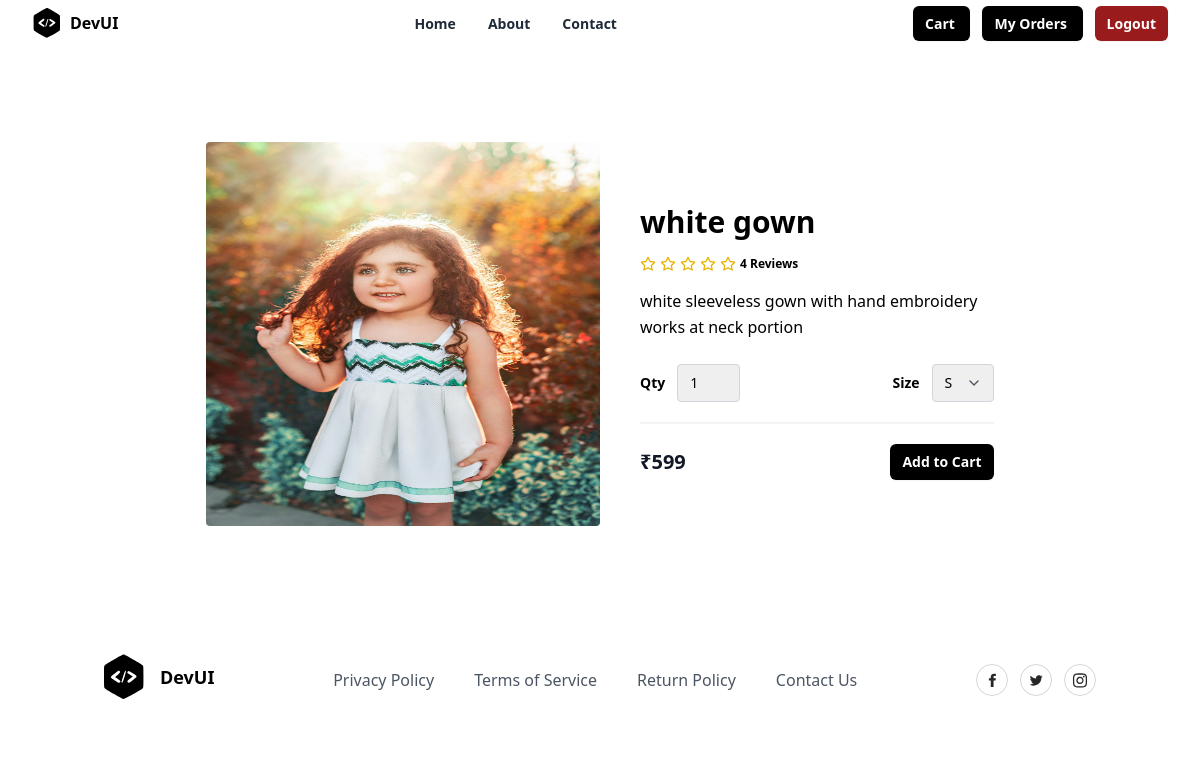
Page /product/3/ on the committed database.
### store/models.py (models this page shows, shortened)
class Product(models.Model):
    title = models.CharField(max_length=200)
    description = models.TextField(null=True, blank=True)
    size_object = models.ManyToManyField(Size)
    category_object = models.ForeignKey(Category, on_delete=models.CASCADE)
    brand_object = models.ForeignKey(Brand, on_delete=models.CASCADE)
    image = models.ImageField(upload_to='product_images', null=True, blank=True, default='product_images/default.jpg')
    price = models.PositiveIntegerField()
    tag_object=models.ManyToManyField(Tag)
    created_date = models.DateTimeField(auto_now_add=True)
    updated_date = models.DateTimeField(auto_now=True)
    is_active = models.BooleanField(default=True)

### store/views.py (the view)
# urls.py: path("product/<int:pk>/",views.ProductDetailView.as_view(),name="product-detail"),
class ProductDetailView(View):
    def get(self,request,*args,**kwargs):
        id=kwargs.get("pk")
        qs=Product.objects.get(id=id)
        return render(request,"product_detail.html",{"data":qs})

### store/templates/product_detail.html (shortened to what this page needs)
{%extends 'base.html'%}
{%block main_block%}
<section class="overflow-hidden">
    <form action="{%url 'add-to-cart' data.id%}" method="post">
    <div class="mx-auto max-w-5xl px-5 py-24">
      <div class="mx-auto flex flex-wrap items-center lg:w-4/5">
        <img
          alt="Nike Air Max 21A"
          class="h-64 w-full rounded object-fill lg:h-96 lg:w-1/2"
          src="{{data.image.url}}"
        />
        <div class="mt-6 w-full lg:mt-0 lg:w-1/2 lg:pl-10">
          <h1 class="my-4 text-3xl font-semibold text-black"> {{data.title}}</h1>
          <div class="my-4 flex items-center">
            <span class="flex items-center space-x-1">
              <span class="ml-3 inline-block text-xs font-semibold">
                4 Reviews
              </span>
            </span>
          </div>
          <p class="leading-relaxed">
           {{data.description}}
          </p>
          <div class="mb-5 mt-6 flex items-center border-b-2 border-gray-100 pb-5">
            <div class="flex items-center">
              <span class="mr-3 text-sm font-semibold">Qty</span>
              <select name="qty" class="appearance-none rounded border border-gray-300 py-2 pl-3 pr-10 text-sm focus:border-black focus:outline-none focus:ring-2 focus:ring-black">
                <option value="1">1</option>
              </select>
            </div>
            <div class="ml-auto flex items-center">
              <span class="mr-3 text-sm font-semibold">Size</span>
              <div class="relative">
                <select name="size" class="appearance-none rounded border border-gray-300 py-2 pl-3 pr-10 text-sm focus:border-black focus:outline-none focus:ring-2 focus:ring-black">
                    {%for sob in data.size_object.all%}
                        <option value="{{sob.name}}">{{sob.name}}</option>
                    {%endfor%}
                </select>
                <span class="pointer-events-none absolute right-0 top-0 flex h-full w-10 items-center justify-center text-center text-gray-600">
                </span>
              </div>
            </div>
          </div>
          <div class="flex items-center justify-between">
            <span class="title-font text-xl font-bold text-gray-900">
              ₹{{data.price}}
            </span>
            <button
              type="submit"
              class="rounded-md bg-black px-3 py-2 text-sm font-semibold text-white shadow-sm hover:bg-black/80 focus-visible:outline focus-visible:outline-2 focus-visible:outline-offset-2 focus-visible:outline-black"
            >
              Add to Cart
            </button>
          </div>
        </div>
      </div>
    </div>
    </form>
  </section>
{%endblock%}

### rows in the picture
Product: image (picture), title "white gown", description "white sleeveless gown with hand embroidery works at neck portion", price "599"

### other values in the picture
form field size "S"
